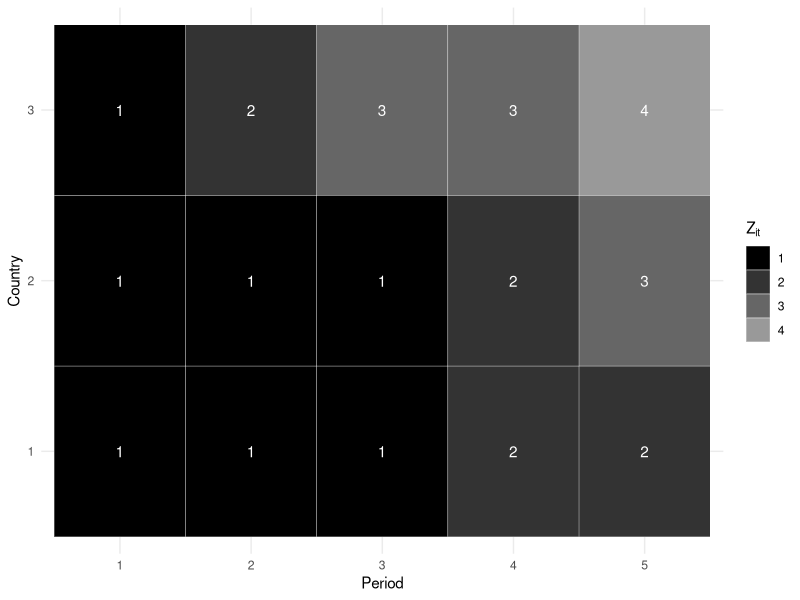
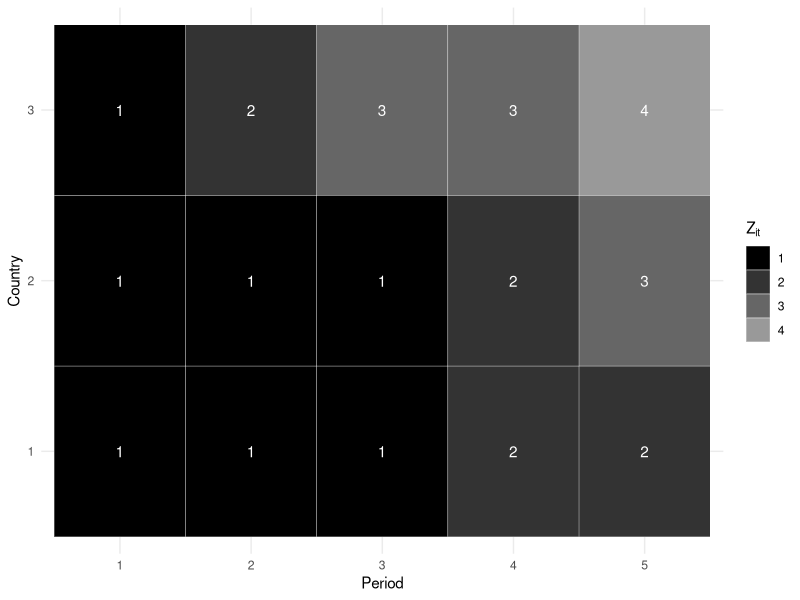

Reproduce these figures in R, in order.
library(tidyverse)


ex_index = data.frame(
  Country = rep(c("1", "2", "3"), 5),
  Period = rep(as.character(1:5), each = 3),
  Z = c(
    1, 1, 1,
    1, 1, 2,
    1, 1, 3, 
    2, 2, 3,
    2, 3, 4
  ) %>% as.character()
)

ex_index %>%
  ggplot(aes(x=Period, y=Country, fill=Z, label = Z)) + 
  geom_tile(color="white") + 
  geom_text(color="white") + 
  scale_fill_manual(values = c("grey0", "grey20", "grey40", "grey60")) + 
  labs(fill=expression(Z[it])) + 
  theme_minimal()

ggsave("plots/index_plot_example.pdf")
